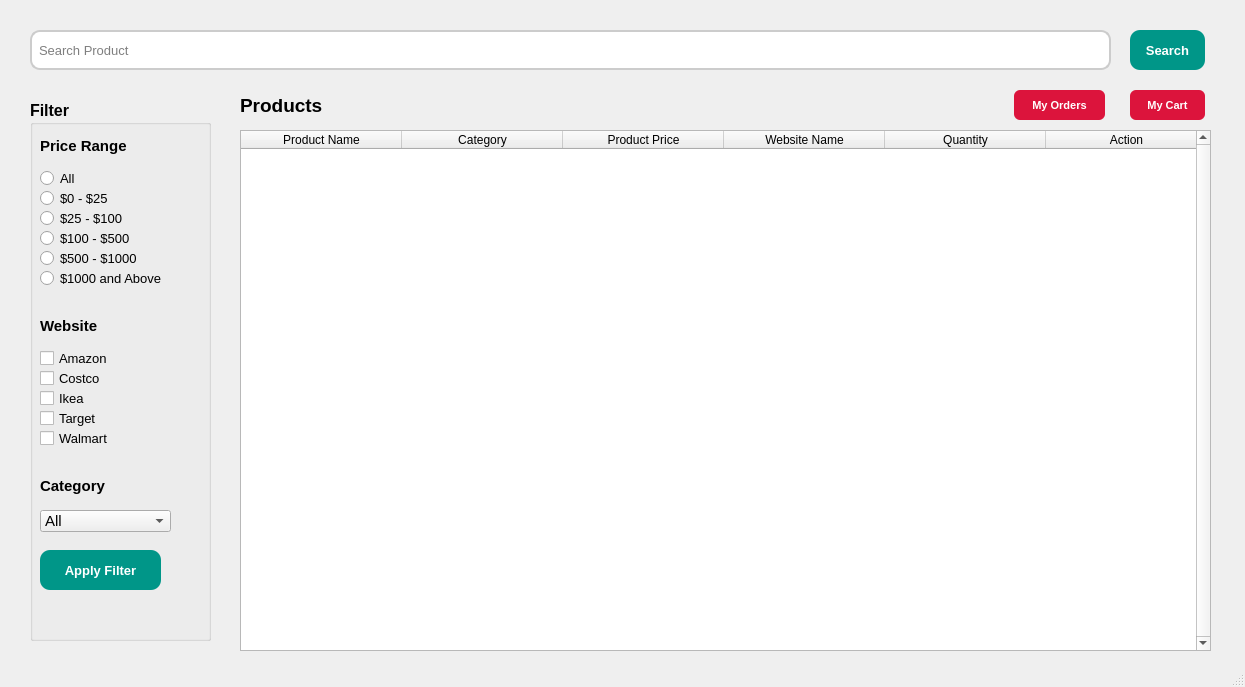
<?xml version="1.0" encoding="UTF-8"?>
<ui version="4.0">
 <class>MainWindow</class>
 <widget class="QMainWindow" name="MainWindow">
  <property name="geometry">
   <rect>
    <x>0</x>
    <y>0</y>
    <width>1245</width>
    <height>687</height>
   </rect>
  </property>
  <property name="sizePolicy">
   <sizepolicy hsizetype="Fixed" vsizetype="Fixed">
    <horstretch>0</horstretch>
    <verstretch>0</verstretch>
   </sizepolicy>
  </property>
  <property name="minimumSize">
   <size>
    <width>1245</width>
    <height>687</height>
   </size>
  </property>
  <property name="maximumSize">
   <size>
    <width>1245</width>
    <height>687</height>
   </size>
  </property>
  <property name="font">
   <font>
    <family>Segoe UI</family>
   </font>
  </property>
  <property name="windowTitle">
   <string>Products</string>
  </property>
  <property name="autoFillBackground">
   <bool>false</bool>
  </property>
  <widget class="QWidget" name="centralwidget">
   <widget class="QLabel" name="labelProduct">
    <property name="geometry">
     <rect>
      <x>240</x>
      <y>90</y>
      <width>361</width>
      <height>31</height>
     </rect>
    </property>
    <property name="font">
     <font>
      <pointsize>14</pointsize>
      <weight>75</weight>
      <italic>false</italic>
      <bold>true</bold>
     </font>
    </property>
    <property name="text">
     <string>Products</string>
    </property>
   </widget>
   <widget class="QLineEdit" name="lineEditSearch">
    <property name="geometry">
     <rect>
      <x>30</x>
      <y>30</y>
      <width>1081</width>
      <height>40</height>
     </rect>
    </property>
    <property name="font">
     <font>
      <pointsize>10</pointsize>
     </font>
    </property>
    <property name="styleSheet">
     <string notr="true">QLineEdit {
            border-radius: 10px;
            padding: 5px;
            border: 2px solid #ccc;
        }

        QLineEdit:focus {
            border: 2px solid #008080;
        }</string>
    </property>
    <property name="placeholderText">
     <string>Search Product</string>
    </property>
   </widget>
   <widget class="QPushButton" name="pushBtnSearch">
    <property name="geometry">
     <rect>
      <x>1130</x>
      <y>30</y>
      <width>75</width>
      <height>40</height>
     </rect>
    </property>
    <property name="font">
     <font>
      <pointsize>10</pointsize>
      <weight>75</weight>
      <bold>true</bold>
     </font>
    </property>
    <property name="styleSheet">
     <string notr="true">QPushButton {
            border-radius: 10px;
            padding: 5px;
            background-color: #009688;
            color: white;
        }

QPushButton:hover {
            background-color: #008080;
        }

QPushButton:pressed {
            background-color: #006666;
        }</string>
    </property>
    <property name="text">
     <string>Search</string>
    </property>
   </widget>
   <widget class="QGroupBox" name="groupBoxFilter">
    <property name="geometry">
     <rect>
      <x>30</x>
      <y>100</y>
      <width>181</width>
      <height>541</height>
     </rect>
    </property>
    <property name="font">
     <font>
      <pointsize>12</pointsize>
      <weight>75</weight>
      <bold>true</bold>
     </font>
    </property>
    <property name="title">
     <string>Filter</string>
    </property>
    <widget class="QLabel" name="labelPriceRange">
     <property name="geometry">
      <rect>
       <x>10</x>
       <y>30</y>
       <width>111</width>
       <height>31</height>
      </rect>
     </property>
     <property name="font">
      <font>
       <pointsize>11</pointsize>
       <weight>75</weight>
       <bold>true</bold>
      </font>
     </property>
     <property name="text">
      <string>Price Range</string>
     </property>
    </widget>
    <widget class="QLabel" name="labelWebsite">
     <property name="geometry">
      <rect>
       <x>10</x>
       <y>210</y>
       <width>111</width>
       <height>31</height>
      </rect>
     </property>
     <property name="font">
      <font>
       <pointsize>11</pointsize>
       <weight>75</weight>
       <bold>true</bold>
      </font>
     </property>
     <property name="text">
      <string>Website</string>
     </property>
    </widget>
    <widget class="QCheckBox" name="checkTarget">
     <property name="geometry">
      <rect>
       <x>10</x>
       <y>310</y>
       <width>101</width>
       <height>17</height>
      </rect>
     </property>
     <property name="font">
      <font>
       <pointsize>10</pointsize>
       <weight>50</weight>
       <bold>false</bold>
      </font>
     </property>
     <property name="text">
      <string>Target</string>
     </property>
    </widget>
    <widget class="QCheckBox" name="checkCostco">
     <property name="geometry">
      <rect>
       <x>10</x>
       <y>270</y>
       <width>101</width>
       <height>17</height>
      </rect>
     </property>
     <property name="font">
      <font>
       <pointsize>10</pointsize>
       <weight>50</weight>
       <bold>false</bold>
      </font>
     </property>
     <property name="text">
      <string>Costco</string>
     </property>
    </widget>
    <widget class="QCheckBox" name="checkIkea">
     <property name="geometry">
      <rect>
       <x>10</x>
       <y>290</y>
       <width>101</width>
       <height>17</height>
      </rect>
     </property>
     <property name="font">
      <font>
       <pointsize>10</pointsize>
       <weight>50</weight>
       <bold>false</bold>
      </font>
     </property>
     <property name="text">
      <string>Ikea</string>
     </property>
    </widget>
    <widget class="QCheckBox" name="checkWalmart">
     <property name="geometry">
      <rect>
       <x>10</x>
       <y>330</y>
       <width>131</width>
       <height>17</height>
      </rect>
     </property>
     <property name="font">
      <font>
       <pointsize>10</pointsize>
       <weight>50</weight>
       <bold>false</bold>
      </font>
     </property>
     <property name="text">
      <string>Walmart</string>
     </property>
    </widget>
    <widget class="QCheckBox" name="checkAmazon">
     <property name="geometry">
      <rect>
       <x>10</x>
       <y>250</y>
       <width>101</width>
       <height>17</height>
      </rect>
     </property>
     <property name="font">
      <font>
       <pointsize>10</pointsize>
       <weight>50</weight>
       <bold>false</bold>
      </font>
     </property>
     <property name="text">
      <string>Amazon</string>
     </property>
    </widget>
    <widget class="QRadioButton" name="radioAll">
     <property name="geometry">
      <rect>
       <x>10</x>
       <y>70</y>
       <width>82</width>
       <height>17</height>
      </rect>
     </property>
     <property name="font">
      <font>
       <pointsize>10</pointsize>
       <weight>50</weight>
       <bold>false</bold>
      </font>
     </property>
     <property name="text">
      <string>All</string>
     </property>
    </widget>
    <widget class="QRadioButton" name="radio25_100">
     <property name="geometry">
      <rect>
       <x>10</x>
       <y>110</y>
       <width>141</width>
       <height>17</height>
      </rect>
     </property>
     <property name="font">
      <font>
       <pointsize>10</pointsize>
       <weight>50</weight>
       <bold>false</bold>
      </font>
     </property>
     <property name="text">
      <string>$25 - $100</string>
     </property>
    </widget>
    <widget class="QRadioButton" name="radio100_500">
     <property name="geometry">
      <rect>
       <x>10</x>
       <y>130</y>
       <width>141</width>
       <height>17</height>
      </rect>
     </property>
     <property name="font">
      <font>
       <pointsize>10</pointsize>
       <weight>50</weight>
       <bold>false</bold>
      </font>
     </property>
     <property name="text">
      <string>$100 - $500</string>
     </property>
    </widget>
    <widget class="QRadioButton" name="radio500_1000">
     <property name="geometry">
      <rect>
       <x>10</x>
       <y>150</y>
       <width>141</width>
       <height>17</height>
      </rect>
     </property>
     <property name="font">
      <font>
       <pointsize>10</pointsize>
       <weight>50</weight>
       <bold>false</bold>
      </font>
     </property>
     <property name="text">
      <string>$500 - $1000</string>
     </property>
    </widget>
    <widget class="QRadioButton" name="radio1000">
     <property name="geometry">
      <rect>
       <x>10</x>
       <y>170</y>
       <width>161</width>
       <height>17</height>
      </rect>
     </property>
     <property name="font">
      <font>
       <pointsize>10</pointsize>
       <weight>50</weight>
       <bold>false</bold>
      </font>
     </property>
     <property name="text">
      <string>$1000 and Above</string>
     </property>
    </widget>
    <widget class="QRadioButton" name="radio0_25">
     <property name="geometry">
      <rect>
       <x>10</x>
       <y>90</y>
       <width>141</width>
       <height>17</height>
      </rect>
     </property>
     <property name="font">
      <font>
       <pointsize>10</pointsize>
       <weight>50</weight>
       <bold>false</bold>
      </font>
     </property>
     <property name="text">
      <string>$0 - $25</string>
     </property>
    </widget>
    <widget class="QComboBox" name="comboBoxCategory">
     <property name="geometry">
      <rect>
       <x>10</x>
       <y>410</y>
       <width>131</width>
       <height>22</height>
      </rect>
     </property>
     <property name="font">
      <font>
       <pointsize>11</pointsize>
       <weight>50</weight>
       <bold>false</bold>
      </font>
     </property>
     <item>
      <property name="text">
       <string>All</string>
      </property>
     </item>
    </widget>
    <widget class="QLabel" name="labelCategory">
     <property name="geometry">
      <rect>
       <x>10</x>
       <y>370</y>
       <width>111</width>
       <height>31</height>
      </rect>
     </property>
     <property name="font">
      <font>
       <pointsize>11</pointsize>
       <weight>75</weight>
       <bold>true</bold>
      </font>
     </property>
     <property name="text">
      <string>Category</string>
     </property>
    </widget>
    <widget class="QPushButton" name="pushBtnApplyFilter">
     <property name="geometry">
      <rect>
       <x>10</x>
       <y>450</y>
       <width>121</width>
       <height>40</height>
      </rect>
     </property>
     <property name="font">
      <font>
       <pointsize>10</pointsize>
       <weight>75</weight>
       <bold>true</bold>
      </font>
     </property>
     <property name="styleSheet">
      <string notr="true">QPushButton {
            border-radius: 10px;
            padding: 5px;
            background-color: #009688;
            color: white;
        }

QPushButton:hover {
            background-color: #008080;
        }

QPushButton:pressed {
            background-color: #006666;
        }</string>
     </property>
     <property name="text">
      <string>Apply Filter</string>
     </property>
    </widget>
   </widget>
   <widget class="QTableWidget" name="tableWidgetProduct">
    <property name="geometry">
     <rect>
      <x>240</x>
      <y>130</y>
      <width>971</width>
      <height>521</height>
     </rect>
    </property>
    <property name="verticalScrollBarPolicy">
     <enum>Qt::ScrollBarAlwaysOn</enum>
    </property>
    <property name="horizontalScrollBarPolicy">
     <enum>Qt::ScrollBarAlwaysOff</enum>
    </property>
    <property name="sizeAdjustPolicy">
     <enum>QAbstractScrollArea::AdjustToContentsOnFirstShow</enum>
    </property>
    <property name="editTriggers">
     <set>QAbstractItemView::NoEditTriggers</set>
    </property>
    <property name="rowCount">
     <number>0</number>
    </property>
    <property name="columnCount">
     <number>6</number>
    </property>
    <attribute name="horizontalHeaderCascadingSectionResizes">
     <bool>true</bool>
    </attribute>
    <attribute name="horizontalHeaderDefaultSectionSize">
     <number>161</number>
    </attribute>
    <attribute name="verticalHeaderVisible">
     <bool>true</bool>
    </attribute>
    <column>
     <property name="text">
      <string>Product Name</string>
     </property>
    </column>
    <column>
     <property name="text">
      <string>Category</string>
     </property>
    </column>
    <column>
     <property name="text">
      <string>Product Price</string>
     </property>
    </column>
    <column>
     <property name="text">
      <string>Website Name</string>
     </property>
    </column>
    <column>
     <property name="text">
      <string>Quantity</string>
     </property>
    </column>
    <column>
     <property name="text">
      <string>Action</string>
     </property>
    </column>
   </widget>
   <widget class="QPushButton" name="pushBtnMyCart">
    <property name="geometry">
     <rect>
      <x>1130</x>
      <y>90</y>
      <width>75</width>
      <height>30</height>
     </rect>
    </property>
    <property name="font">
     <font>
      <pointsize>8</pointsize>
      <weight>75</weight>
      <bold>true</bold>
     </font>
    </property>
    <property name="styleSheet">
     <string notr="true">QPushButton {
            border-radius: 6px;
            padding: 5px;
            background-color: #DC143C;
            color: white;
        }

QPushButton:hover {
            background-color: #DA012D;
        }

QPushButton:pressed {
            background-color: #006666;
        }</string>
    </property>
    <property name="text">
     <string>My Cart</string>
    </property>
   </widget>
   <widget class="QLabel" name="labelSearchMessage">
    <property name="geometry">
     <rect>
      <x>520</x>
      <y>380</y>
      <width>251</width>
      <height>41</height>
     </rect>
    </property>
    <property name="font">
     <font>
      <pointsize>12</pointsize>
      <weight>75</weight>
      <bold>true</bold>
     </font>
    </property>
    <property name="text">
     <string/>
    </property>
   </widget>
   <widget class="QPushButton" name="pushBtnMyOrder">
    <property name="geometry">
     <rect>
      <x>1014</x>
      <y>90</y>
      <width>91</width>
      <height>30</height>
     </rect>
    </property>
    <property name="font">
     <font>
      <pointsize>8</pointsize>
      <weight>75</weight>
      <bold>true</bold>
     </font>
    </property>
    <property name="styleSheet">
     <string notr="true">QPushButton {
            border-radius: 6px;
            padding: 5px;
            background-color: #DC143C;
            color: white;
        }

QPushButton:hover {
            background-color: #DA012D;
        }

QPushButton:pressed {
            background-color: #006666;
        }</string>
    </property>
    <property name="text">
     <string>My Orders</string>
    </property>
   </widget>
  </widget>
  <widget class="QMenuBar" name="menubar">
   <property name="geometry">
    <rect>
     <x>0</x>
     <y>0</y>
     <width>1245</width>
     <height>26</height>
    </rect>
   </property>
  </widget>
  <widget class="QStatusBar" name="statusbar"/>
 </widget>
 <resources/>
 <connections/>
</ui>
